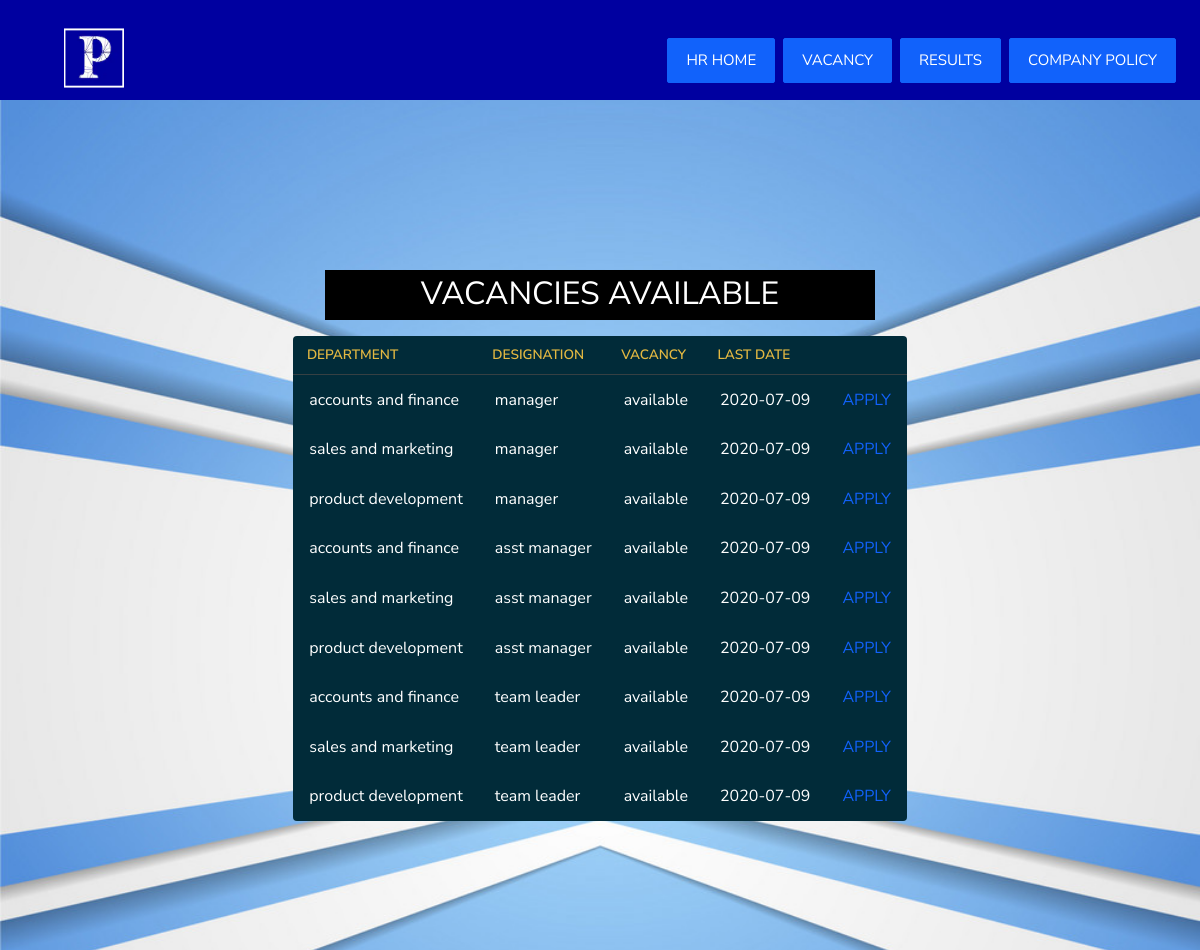
The page /anjali/vacancy.php on the database its author committed.
### tables this page shows
CREATE TABLE IF NOT EXISTS `dd` (
  `dd_id` int(11) NOT NULL AUTO_INCREMENT,
  `dept_id` int(11) NOT NULL,
  `desig_id` int(11) NOT NULL,
  `vacancy_status` varchar(20) NOT NULL,
  `last_date` date NOT NULL,
  PRIMARY KEY (`dd_id`)
);

CREATE TABLE IF NOT EXISTS `department` (
  `dept_id` int(4) NOT NULL AUTO_INCREMENT,
  `dept_name` varchar(50) NOT NULL,
  PRIMARY KEY (`dept_id`)
);

CREATE TABLE IF NOT EXISTS `designation` (
  `desig_id` int(4) NOT NULL AUTO_INCREMENT,
  `desig_name` varchar(50) NOT NULL,
  PRIMARY KEY (`desig_id`)
);

### anjali/vacancy.php (the view, shortened to what this page needs)
<?php
include("header.php");
include 'connect.php';
?>
    <div class="hero-wrap" style="background-image: url('images/vacancy1.jpg');" data-stellar-background-ratio="0.4	">
      <div class="container">
        <div class="row no-gutters slider-text align-items-center justify-content-start" data-scrollax-parent="true">
	   <div class="col-lg-12 col-md-0 mt-0 mt-md-0">
	   <br><br>
	   <center>
			<div class="color-box">
			<font color="white">
			  <h2 style="color:white">VACANCIES AVAILABLE</h2>
			  </font>
			</div>
<table>
  <thead>
    <tr>
      <th>DEPARTMENT</th>
      <th>DESIGNATION</th>
      <th>VACANCY</th>
      <th>LAST DATE</th>
	  <th></th>
	  </tr>
  </thead>
<?php
$sql1="SELECT * from department,designation,dd where dd.dept_id=department.dept_id and dd.desig_id=designation.desig_id and dd.vacancy_status='available'";
$s1=mysqli_query($con,$sql1);
while(($row=mysqli_fetch_array($s1))==TRUE)
{
?>
  <tbody>
    <tr>
      <td><?php echo $row[1];?></td>
      <td><?php echo $row[3];?></td>
      <td><?php echo $row[7];?></td>
	  <td><?php echo $row[8];?></td>
	  <td><a href="apply_job.php?id1=<?php echo $row[0];?>&id2=<?php echo $row[2];?>">APPLY</a></td>
	  </tr>
	 </tbody>
<?php
}
?>
	 </table>
	 </center>
		 </div>
        </div>
      </div>
    </div>
  </body>
</html>

### anjali/header.php (shortened to what this page needs)
<!DOCTYPE html>
<html lang="en">
  <head>
    <link rel="stylesheet" href="css/open-iconic-bootstrap.min.css">
    <link rel="stylesheet" href="css/animate.css">
    <link rel="stylesheet" href="css/owl.carousel.min.css">
    <link rel="stylesheet" href="css/owl.theme.default.min.css">
    <link rel="stylesheet" href="css/magnific-popup.css">
    <link rel="stylesheet" href="css/aos.css">
    <link rel="stylesheet" href="css/ionicons.min.css">
    <link rel="stylesheet" href="css/bootstrap-datepicker.css">
    <link rel="stylesheet" href="css/jquery.timepicker.css">
    <link rel="stylesheet" href="css/flaticon.css">
    <link rel="stylesheet" href="css/icomoon.css">
    <link rel="stylesheet" href="css/style.css">
</head>
  <body>
		<div class="topnav">
	    <div class="container">
	  <nav class="navbar navbar-expand-lg navbar-dark ftco_navbar bg-dark ftco-navbar-light" id="ftco-navbar">
		<img src="images/p1.png" style="width:60px;height:60px;"></img>
	      <div class="collapse navbar-collapse" id="ftco-nav">
	        <ul class="navbar-nav ml-auto">
			  <li class="nav-item cta mr-md-2"><a href="index.php" class="nav-link">HR HOME</a></li>
	          <li class="nav-item cta mr-md-2"><a href="vacancy.php" class="nav-link">VACANCY</a></li>
	          <li class="nav-item cta mr-md-2"><a href="result.php" class="nav-link">RESULTS</a></li>
	          <li class="nav-item cta mr-md-2"><a href="policy.php" class="nav-link">COMPANY POLICY</a></li>
	        </ul>
		  </div>
	      </div>
	    </div>

### anjali/header.php (style rules this page uses)
table { background: #012B39; border-radius: 0.25em; border-collapse: collapse; margin: 1em; }
th { border-bottom: 1px solid #364043; color: #E2B842; font-size: 0.85em; font-weight: 600; padding: 0.5em 1em; text-align: left; }
td { color: #fff; font-weight: 400; padding: 0.65em 1em; }
tbody tr { transition: background 0.25s ease; }
.topnav { background-color: #0000A0; color: #f2f2f2; padding: 50px; font-size: 17px; }

### anjali/vacancy.php (style rules this page uses)
.color-box { width:550px; height:50px; background-color:black; }

### rows shown on the page
dd: dept.dept_name "accounts and finance", desig.desig_name "manager", vacancy_status "available", last_date "2020-07-09"
dd: dept.dept_name "sales and marketing", desig.desig_name "manager", vacancy_status "available", last_date "2020-07-09"
dd: dept.dept_name "product development", desig.desig_name "manager", vacancy_status "available", last_date "2020-07-09"
dd: dept.dept_name "accounts and finance", desig.desig_name "asst manager", vacancy_status "available", last_date "2020-07-09"
dd: dept.dept_name "sales and marketing", desig.desig_name "asst manager", vacancy_status "available", last_date "2020-07-09"
dd: dept.dept_name "product development", desig.desig_name "asst manager", vacancy_status "available", last_date "2020-07-09"
dd: dept.dept_name "accounts and finance", desig.desig_name "team leader", vacancy_status "available", last_date "2020-07-09"
dd: dept.dept_name "sales and marketing", desig.desig_name "team leader", vacancy_status "available", last_date "2020-07-09"
dd: dept.dept_name "product development", desig.desig_name "team leader", vacancy_status "available", last_date "2020-07-09"
